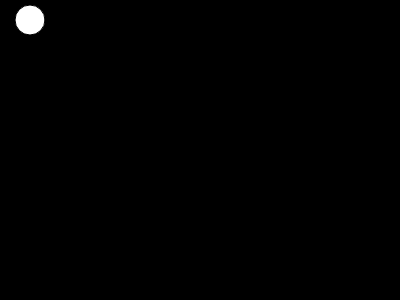
Frame 1 (no input)
Frame 60 (no input): identical to frame 1, image omitted
Frame 120 (the mouse pressed at the canvas centre since frame 60): identical to frame 1, image omitted

The p5.js sketch that drew this single still picture (run headless with seeded random() and noise() and a simulated clock; from frame 60 on, the mouse is pressed at the canvas centre):

// p5.js sketch
// ── sketch.js
function preload() {}

function setup() {
  createCanvas(400, 300);
}

function draw() {
  background(0);
  ellipse(30,20,30);
}
